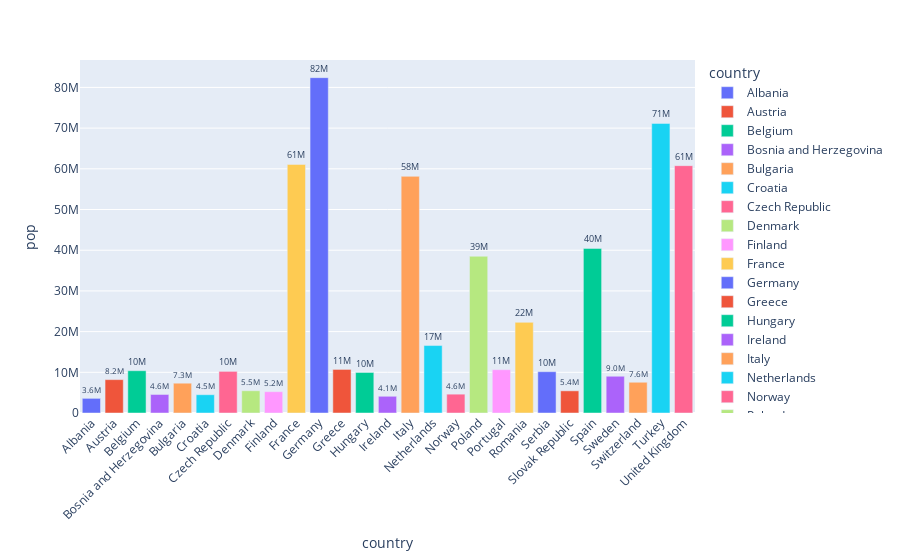

Notebook source saved alongside this figure:
### Markdown cell above
# Bar Charts

### Code cell
df_in = px.data.gapminder().query("country=='India'")
px.bar(df_in, x='year', y='pop')
df_tips = px.data.tips()
px.bar(df_tips, x='day', y='tip', color='sex', title='Tips by Sex on Each Day',
       labels={'tip':'Tip Amount', 'day': 'Day of the Week'}, barmode='group')
df_eu = px.data.gapminder().query("continent == 'Europe' and year == '2007' and pop >= 2.7e6")
fig = px.bar(df_eu, x='country', y='pop', text='pop', color='country')
fig.update_traces(texttemplate='%{text:.2s}', textposition='outside')
fig.update_layout(uniformtext_minsize=8, xaxis_tickangle=-45)

### Figure 1 — Plotly figure (JSON) as saved in the notebook; plotly's stock layout.template omitted (floating-point values rounded to 4 significant figures)
{"data": [{"alignmentgroup": "True", "hovertemplate": "country=%{x}<br>pop=%{text}<extra></extra>", "legendgroup": "Albania", "marker": {"color": "#636efa"}, "name": "Albania", "offsetgroup": "Albania", "orientation": "v", "showlegend": true, "text": [3600523], "textposition": "outside", "texttemplate": "%{text:.2s}", "type": "bar", "x": ["Albania"], "xaxis": "x", "y": [3600523], "yaxis": "y"}, {"alignmentgroup": "True", "hovertemplate": "country=%{x}<br>pop=%{text}<extra></extra>", "legendgroup": "Austria", "marker": {"color": "#EF553B"}, "name": "Austria", "offsetgroup": "Austria", "orientation": "v", "showlegend": true, "text": [8199783], "textposition": "outside", "texttemplate": "%{text:.2s}", "type": "bar", "x": ["Austria"], "xaxis": "x", "y": [8199783], "yaxis": "y"}, {"alignmentgroup": "True", "hovertemplate": "country=%{x}<br>pop=%{text}<extra></extra>", "legendgroup": "Belgium", "marker": {"color": "#00cc96"}, "name": "Belgium", "offsetgroup": "Belgium", "orientation": "v", "showlegend": true, "text": [10392226], "textposition": "outside", "texttemplate": "%{text:.2s}", "type": "bar", "x": ["Belgium"], "xaxis": "x", "y": [10392226], "yaxis": "y"}, {"alignmentgroup": "True", "hovertemplate": "country=%{x}<br>pop=%{text}<extra></extra>", "legendgroup": "Bosnia and Herzegovina", "marker": {"color": "#ab63fa"}, "name": "Bosnia and Herzegovina", "offsetgroup": "Bosnia and Herzegovina", "orientation": "v", "showlegend": true, "text": [4552198], "textposition": "outside", "texttemplate": "%{text:.2s}", "type": "bar", "x": ["Bosnia and Herzegovina"], "xaxis": "x", "y": [4552198], "yaxis": "y"}, {"alignmentgroup": "True", "hovertemplate": "country=%{x}<br>pop=%{text}<extra></extra>", "legendgroup": "Bulgaria", "marker": {"color": "#FFA15A"}, "name": "Bulgaria", "offsetgroup": "Bulgaria", "orientation": "v", "showlegend": true, "text": [7322858], "textposition": "outside", "texttemplate": "%{text:.2s}", "type": "bar", "x": ["Bulgaria"], "xaxis": "x", "y": [7322858], "yaxis": "y"}, {"alignmentgroup": "True", "hovertemplate": "country=%{x}<br>pop=%{text}<extra></extra>", "legendgroup": "Croatia", "marker": {"color": "#19d3f3"}, "name": "Croatia", "offsetgroup": "Croatia", "orientation": "v", "showlegend": true, "text": [4493312], "textposition": "outside", "texttemplate": "%{text:.2s}", "type": "bar", "x": ["Croatia"], "xaxis": "x", "y": [4493312], "yaxis": "y"}, {"alignmentgroup": "True", "hovertemplate": "country=%{x}<br>pop=%{text}<extra></extra>", "legendgroup": "Czech Republic", "marker": {"color": "#FF6692"}, "name": "Czech Republic", "offsetgroup": "Czech Republic", "orientation": "v", "showlegend": true, "text": [10228744], "textposition": "outside", "texttemplate": "%{text:.2s}", "type": "bar", "x": ["Czech Republic"], "xaxis": "x", "y": [10228744], "yaxis": "y"}, {"alignmentgroup": "True", "hovertemplate": "country=%{x}<br>pop=%{text}<extra></extra>", "legendgroup": "Denmark", "marker": {"color": "#B6E880"}, "name": "Denmark", "offsetgroup": "Denmark", "orientation": "v", "showlegend": true, "text": [5468120], "textposition": "outside", "texttemplate": "%{text:.2s}", "type": "bar", "x": ["Denmark"], "xaxis": "x", "y": [5468120], "yaxis": "y"}, {"alignmentgroup": "True", "hovertemplate": "country=%{x}<br>pop=%{text}<extra></extra>", "legendgroup": "Finland", "marker": {"color": "#FF97FF"}, "name": "Finland", "offsetgroup": "Finland", "orientation": "v", "showlegend": true, "text": [5238460], "textposition": "outside", "texttemplate": "%{text:.2s}", "type": "bar", "x": ["Finland"], "xaxis": "x", "y": [5238460], "yaxis": "y"}, {"alignmentgroup": "True", "hovertemplate": "country=%{x}<br>pop=%{text}<extra></extra>", "legendgroup": "France", "marker": {"color": "#FECB52"}, "name": "France", "offsetgroup": "France", "orientation": "v", "showlegend": true, "text": [61083916], "textposition": "outside", "texttemplate": "%{text:.2s}", "type": "bar", "x": ["France"], "xaxis": "x", "y": [61083916], "yaxis": "y"}, {"alignmentgroup": "True", "hovertemplate": "country=%{x}<br>pop=%{text}<extra></extra>", "legendgroup": "Germany", "marker": {"color": "#636efa"}, "name": "Germany", "offsetgroup": "Germany", "orientation": "v", "showlegend": true, "text": [82400996], "textposition": "outside", "texttemplate": "%{text:.2s}", "type": "bar", "x": ["Germany"], "xaxis": "x", "y": [82400996], "yaxis": "y"}, {"alignmentgroup": "True", "hovertemplate": "country=%{x}<br>pop=%{text}<extra></extra>", "legendgroup": "Greece", "marker": {"color": "#EF553B"}, "name": "Greece", "offsetgroup": "Greece", "orientation": "v", "showlegend": true, "text": [10706290], "textposition": "outside", "texttemplate": "%{text:.2s}", "type": "bar", "x": ["Greece"], "xaxis": "x", "y": [10706290], "yaxis": "y"}, {"alignmentgroup": "True", "hovertemplate": "country=%{x}<br>pop=%{text}<extra></extra>", "legendgroup": "Hungary", "marker": {"color": "#00cc96"}, "name": "Hungary", "offsetgroup": "Hungary", "orientation": "v", "showlegend": true, "text": [9956108], "textposition": "outside", "texttemplate": "%{text:.2s}", "type": "bar", "x": ["Hungary"], "xaxis": "x", "y": [9956108], "yaxis": "y"}, {"alignmentgroup": "True", "hovertemplate": "country=%{x}<br>pop=%{text}<extra></extra>", "legendgroup": "Ireland", "marker": {"color": "#ab63fa"}, "name": "Ireland", "offsetgroup": "Ireland", "orientation": "v", "showlegend": true, "text": [4109086], "textposition": "outside", "texttemplate": "%{text:.2s}", "type": "bar", "x": ["Ireland"], "xaxis": "x", "y": [4109086], "yaxis": "y"}, {"alignmentgroup": "True", "hovertemplate": "country=%{x}<br>pop=%{text}<extra></extra>", "legendgroup": "Italy", "marker": {"color": "#FFA15A"}, "name": "Italy", "offsetgroup": "Italy", "orientation": "v", "showlegend": true, "text": [58147733], "textposition": "outside", "texttemplate": "%{text:.2s}", "type": "bar", "x": ["Italy"], "xaxis": "x", "y": [58147733], "yaxis": "y"}, {"alignmentgroup": "True", "hovertemplate": "country=%{x}<br>pop=%{text}<extra></extra>", "legendgroup": "Netherlands", "marker": {"color": "#19d3f3"}, "name": "Netherlands", "offsetgroup": "Netherlands", "orientation": "v", "showlegend": true, "text": [16570613], "textposition": "outside", "texttemplate": "%{text:.2s}", "type": "bar", "x": ["Netherlands"], "xaxis": "x", "y": [16570613], "yaxis": "y"}, {"alignmentgroup": "True", "hovertemplate": "country=%{x}<br>pop=%{text}<extra></extra>", "legendgroup": "Norway", "marker": {"color": "#FF6692"}, "name": "Norway", "offsetgroup": "Norway", "orientation": "v", "showlegend": true, "text": [4627926], "textposition": "outside", "texttemplate": "%{text:.2s}", "type": "bar", "x": ["Norway"], "xaxis": "x", "y": [4627926], "yaxis": "y"}, {"alignmentgroup": "True", "hovertemplate": "country=%{x}<br>pop=%{text}<extra></extra>", "legendgroup": "Poland", "marker": {"color": "#B6E880"}, "name": "Poland", "offsetgroup": "Poland", "orientation": "v", "showlegend": true, "text": [38518241], "textposition": "outside", "texttemplate": "%{text:.2s}", "type": "bar", "x": ["Poland"], "xaxis": "x", "y": [38518241], "yaxis": "y"}, {"alignmentgroup": "True", "hovertemplate": "country=%{x}<br>pop=%{text}<extra></extra>", "legendgroup": "Portugal", "marker": {"color": "#FF97FF"}, "name": "Portugal", "offsetgroup": "Portugal", "orientation": "v", "showlegend": true, "text": [10642836], "textposition": "outside", "texttemplate": "%{text:.2s}", "type": "bar", "x": ["Portugal"], "xaxis": "x", "y": [10642836], "yaxis": "y"}, {"alignmentgroup": "True", "hovertemplate": "country=%{x}<br>pop=%{text}<extra></extra>", "legendgroup": "Romania", "marker": {"color": "#FECB52"}, "name": "Romania", "offsetgroup": "Romania", "orientation": "v", "showlegend": true, "text": [22276056], "textposition": "outside", "texttemplate": "%{text:.2s}", "type": "bar", "x": ["Romania"], "xaxis": "x", "y": [22276056], "yaxis": "y"}, {"alignmentgroup": "True", "hovertemplate": "country=%{x}<br>pop=%{text}<extra></extra>", "legendgroup": "Serbia", "marker": {"color": "#636efa"}, "name": "Serbia", "offsetgroup": "Serbia", "orientation": "v", "showlegend": true, "text": [10150265], "textposition": "outside", "texttemplate": "%{text:.2s}", "type": "bar", "x": ["Serbia"], "xaxis": "x", "y": [10150265], "yaxis": "y"}, {"alignmentgroup": "True", "hovertemplate": "country=%{x}<br>pop=%{text}<extra></extra>", "legendgroup": "Slovak Republic", "marker": {"color": "#EF553B"}, "name": "Slovak Republic", "offsetgroup": "Slovak Republic", "orientation": "v", "showlegend": true, "text": [5447502], "textposition": "outside", "texttemplate": "%{text:.2s}", "type": "bar", "x": ["Slovak Republic"], "xaxis": "x", "y": [5447502], "yaxis": "y"}, {"alignmentgroup": "True", "hovertemplate": "country=%{x}<br>pop=%{text}<extra></extra>", "legendgroup": "Spain", "marker": {"color": "#00cc96"}, "name": "Spain", "offsetgroup": "Spain", "orientation": "v", "showlegend": true, "text": [40448191], "textposition": "outside", "texttemplate": "%{text:.2s}", "type": "bar", "x": ["Spain"], "xaxis": "x", "y": [40448191], "yaxis": "y"}, {"alignmentgroup": "True", "hovertemplate": "country=%{x}<br>pop=%{text}<extra></extra>", "legendgroup": "Sweden", "marker": {"color": "#ab63fa"}, "name": "Sweden", "offsetgroup": "Sweden", "orientation": "v", "showlegend": true, "text": [9031088], "textposition": "outside", "texttemplate": "%{text:.2s}", "type": "bar", "x": ["Sweden"], "xaxis": "x", "y": [9031088], "yaxis": "y"}, {"alignmentgroup": "True", "hovertemplate": "country=%{x}<br>pop=%{text}<extra></extra>", "legendgroup": "Switzerland", "marker": {"color": "#FFA15A"}, "name": "Switzerland", "offsetgroup": "Switzerland", "orientation": "v", "showlegend": true, "text": [7554661], "textposition": "outside", "texttemplate": "%{text:.2s}", "type": "bar", "x": ["Switzerland"], "xaxis": "x", "y": [7554661], "yaxis": "y"}, {"alignmentgroup": "True", "hovertemplate": "country=%{x}<br>pop=%{text}<extra></extra>", "legendgroup": "Turkey", "marker": {"color": "#19d3f3"}, "name": "Turkey", "offsetgroup": "Turkey", "orientation": "v", "showlegend": true, "text": [71158647], "textposition": "outside", "texttemplate": "%{text:.2s}", "type": "bar", "x": ["Turkey"], "xaxis": "x", "y": [71158647], "yaxis": "y"}, {"alignmentgroup": "True", "hovertemplate": "country=%{x}<br>pop=%{text}<extra></extra>", "legendgroup": "United Kingdom", "marker": {"color": "#FF6692"}, "name": "United Kingdom", "offsetgroup": "United Kingdom", "orientation": "v", "showlegend": true, "text": [60776238], "textposition": "outside", "texttemplate": "%{text:.2s}", "type": "bar", "x": ["United Kingdom"], "xaxis": "x", "y": [60776238], "yaxis": "y"}], "layout": {"barmode": "relative", "legend": {"title": {"text": "country"}, "tracegroupgap": 0}, "margin": {"t": 60}, "uniformtext": {"minsize": 8}, "xaxis": {"anchor": "y", "categoryarray": ["Albania", "Austria", "Belgium", "Bosnia and Herzegovina", "Bulgaria", "Croatia", "Czech Republic", "Denmark", "Finland", "France", "Germany", "Greece", "Hungary", "Ireland", "Italy", "Netherlands", "Norway", "Poland", "Portugal", "Romania", "Serbia", "Slovak Republic", "Spain", "Sweden", "Switzerland", "Turkey", "United Kingdom"], "categoryorder": "array", "domain": [0, 1], "tickangle": -45, "title": {"text": "country"}}, "yaxis": {"anchor": "x", "domain": [0, 1], "title": {"text": "pop"}}}}
